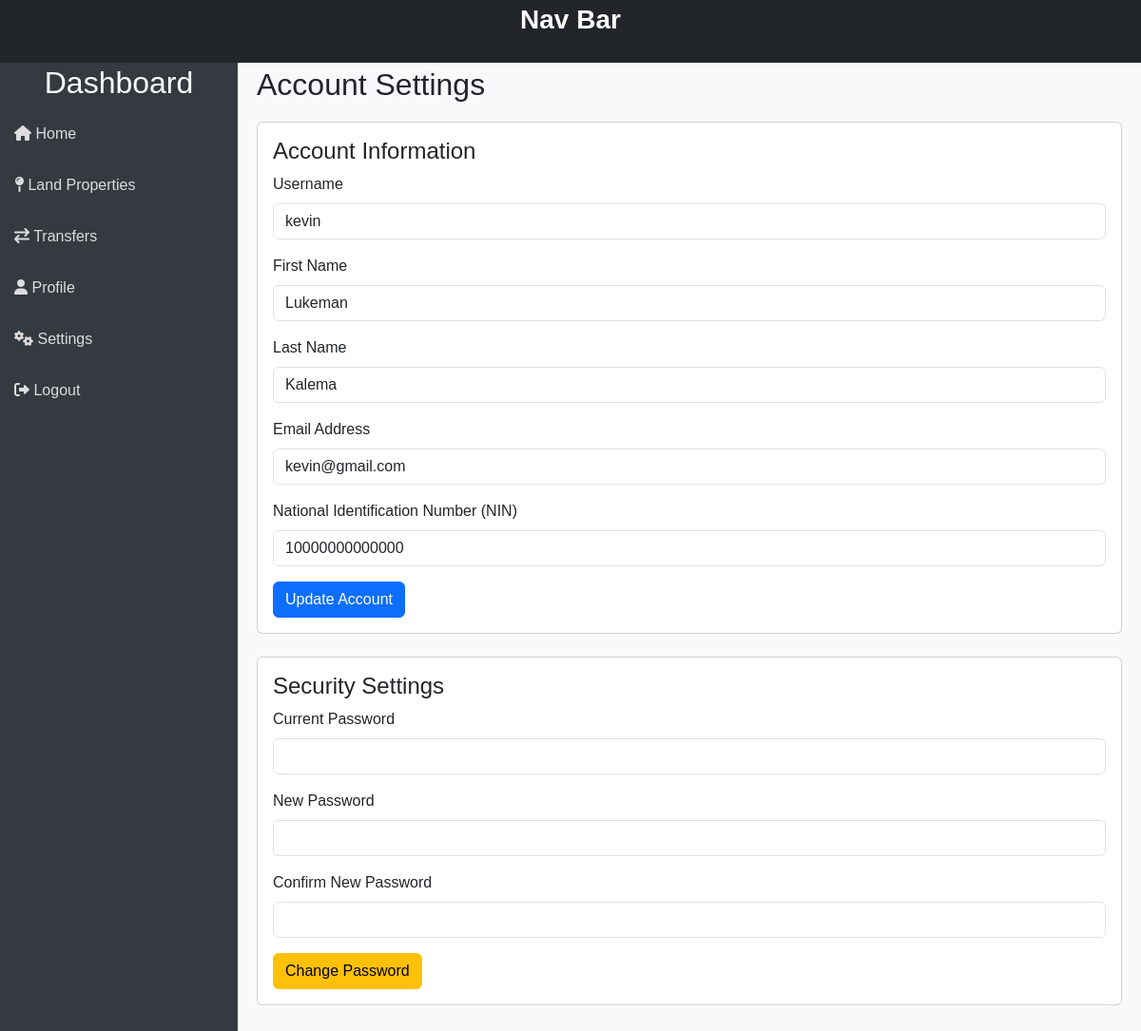
/settings/ (signed in), run on the app's committed database.
### users/models.py (models this page shows, shortened)
class User(AbstractUser):
    role = models.IntegerField(default=3)  # 1 = Admin, 2 = Government Official, 3 = Landowner
    nin = models.CharField(max_length=15, blank=True, null=True)

### users/views.py (the view)
# urls.py: path('settings/', views.settings, name='settings'),
def settings(request):
    return render(request, 'users/settings.html')

### users/templates/users/settings.html (shortened to what this page needs)
{% extends "templates/index.html" %}
{% block content %}
<div class="main-content">
    <div class="header">
        <h2>Account Settings</h2>
    </div>
    <div class="card mb-4">
        <div class="card-body">
            <h4>Account Information</h4>
            <form method="POST" action="{% url 'update-account' %}">
                <div class="form-group">
                    <label for="username">Username</label>
                    <input
                        type="text"
                        class="form-control"
                        id="username"
                        name="username"
                        value="{{ user.username }}"
                    />
                </div>
                <div class="form-group">
                    <label for="first_name">First Name</label>
                    <input
                        type="text"
                        class="form-control"
                        id="first_name"
                        name="first_name"
                        value="{{ user.first_name }}"
                        required
                    />
                </div>
                <div class="form-group">
                    <label for="last_name">Last Name</label>
                    <input
                        type="text"
                        class="form-control"
                        id="last_name"
                        name="last_name"
                        value="{{ user.last_name }}"
                        required
                    />
                </div>
                <div class="form-group">
                    <label for="email">Email Address</label>
                    <input
                        type="email"
                        class="form-control"
                        id="email"
                        name="email"
                        value="{{ user.email }}"
                        required
                    />
                </div>
                <div class="form-group">
                    <label for="nin">National Identification Number (NIN)</label>
                    <input
                        type="text"
                        class="form-control"
                        id="nin"
                        name="nin"
                        value="{{ user.nin }}"
                    />
                </div>
                <button type="submit" class="btn btn-primary">Update Account</button>
            </form>
        </div>
    </div>
    <div class="card mb-4">
        <div class="card-body">
            <h4>Security Settings</h4>
            <form method="POST" action="{% url 'update-password' %}">
                <div class="form-group">
                    <label for="current_password">Current Password</label>
                    <input
                        type="password"
                        class="form-control"
                        id="current_password"
                        name="current_password"
                        required
                    />
                </div>
                <div class="form-group">
                    <label for="new_password">New Password</label>
                    <input
                        type="password"
                        class="form-control"
                        id="new_password"
                        name="new_password"
                        required
                    />
                </div>
                <div class="form-group">
                    <label for="confirm_password">Confirm New Password</label>
                    <input
                        type="password"
                        class="form-control"
                        id="confirm_password"
                        name="confirm_password"
                        required
                    />
                </div>
                <button type="submit" class="btn btn-warning">
                    Change Password
                </button>
            </form>
        </div>
    </div>
</div>
{% endblock %}

### templates/index.html (style rules this page uses)
body { display: flex; min-height: 100vh; font-family: Arial, sans-serif; }
.main-content { margin-top: 50px; margin-left: 250px; padding: 20px; flex: 1; background-color: #f8f9fa; }
.header { display: flex; align-items: center; justify-content: space-between; margin-bottom: 20px; }
.header h2 { margin: 0; }
.card { margin: 20px 0; }

### data on the page
User: username "kevin", first_name "Lukeman", last_name "Kalema", email "kevin@gmail.com", nin "10000000000000"
